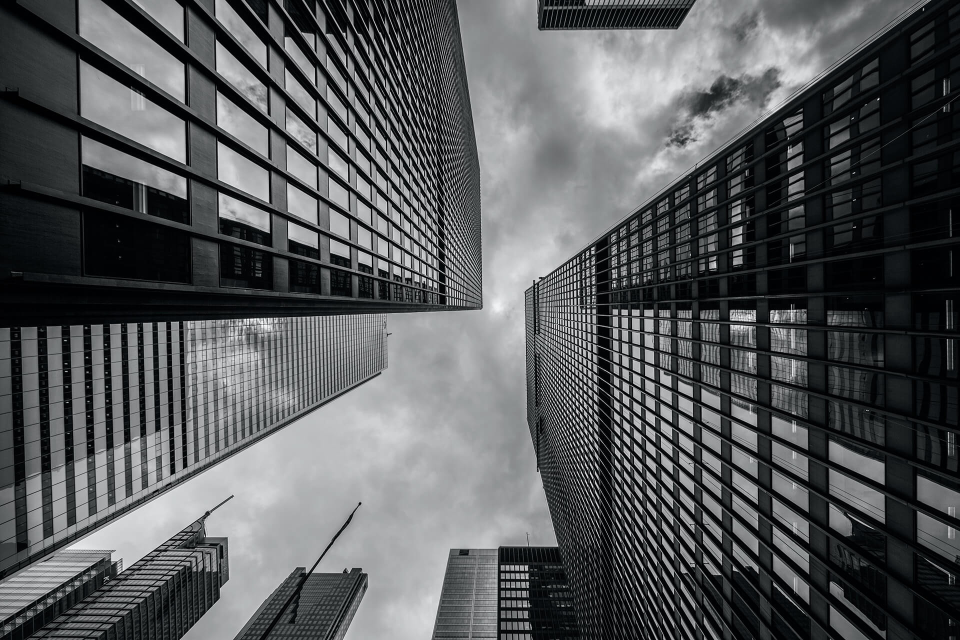
#> input picture media/galeria/original/cta-bg.jpg, 1920 x 1280 px, given in place of logo-removebg.png, which was not available (shown at 1/2 size)
$ python -i marca_daqua.py   (imports and definitions only)
#> lines starting #> are read from the running program, lines starting #| are printed output that depends on the picture; pictures that were not available may be replaced by others from this repository, and a replacement may not be noted
from PIL import Image


def inserir_logo(img):
#> called with img = '../../media/galeria/original/cta-bg.jpg'
    logo = Image.open("logo-removebg.png").convert("RGBA")
    logo.show()
    imagem = Image.open(img).convert("RGBA")
    imagem.show()
    resized_logo = logo.resize((round(300), round(300)))
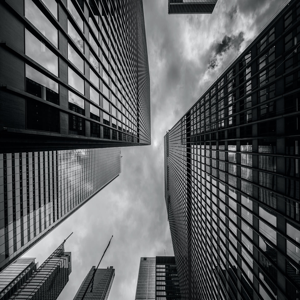
#> resized_logo: PIL image 300x300 RGBA; mean R, G, B, A 87.3, 89.2, 91, 255
    resized_imagem = imagem.resize((round(1200), round(695)))
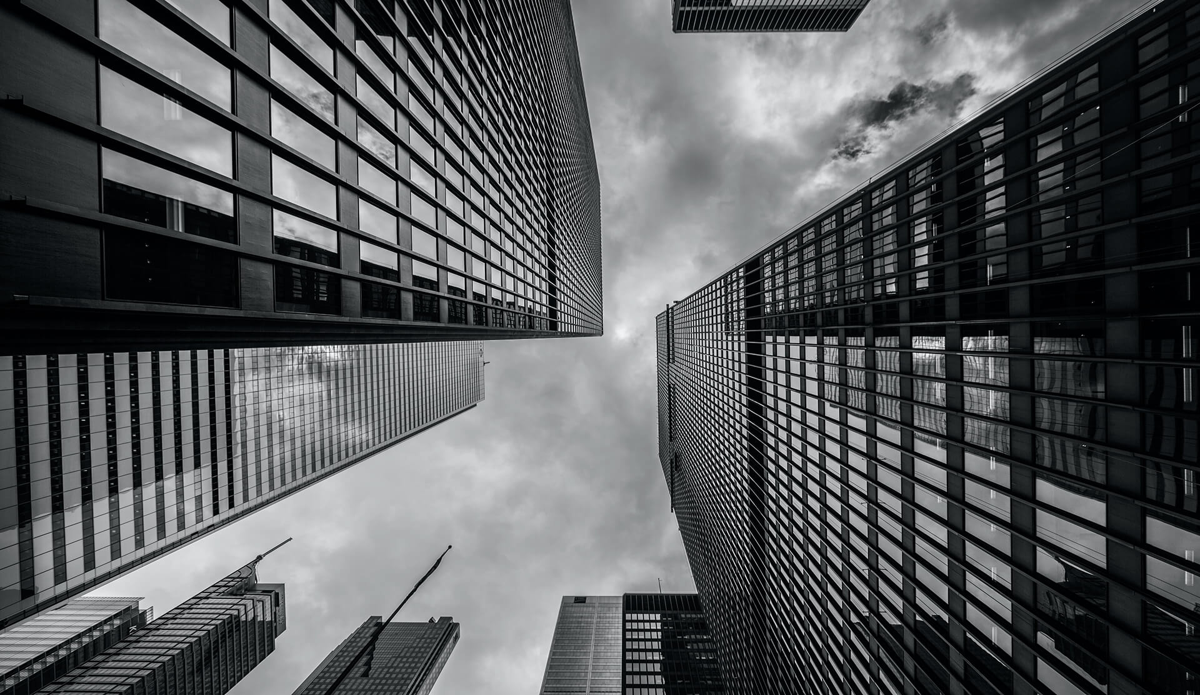
#> resized_imagem: PIL image 1200x695 RGBA; mean R, G, B, A 87.3, 89.2, 91, 255
    resized_imagem.paste(resized_logo, (900, 350), mask=resized_logo)
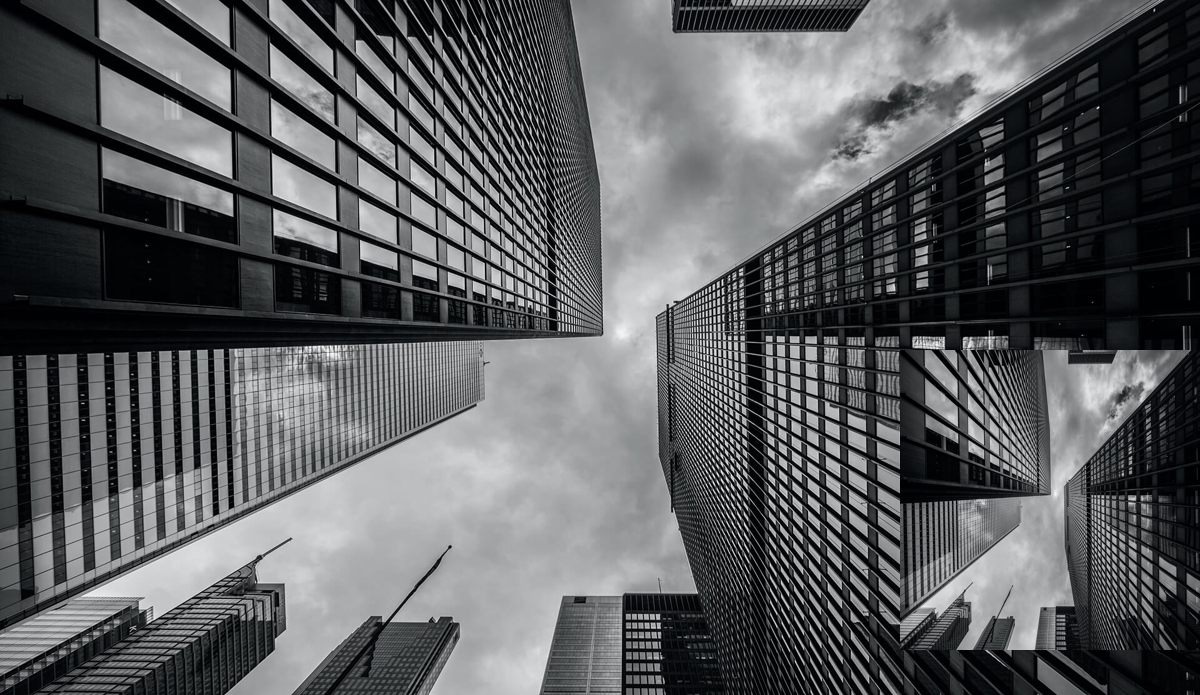
#> resized_imagem: PIL image 1200x695 RGBA; mean R, G, B, A 91.6, 93.5, 95.2, 255
    resized_imagem.save(img)

>>> result = inserir_logo('../../media/galeria/original/cta-bg.jpg')

$ run again, on media/galeria/original/hero-bg.jpg
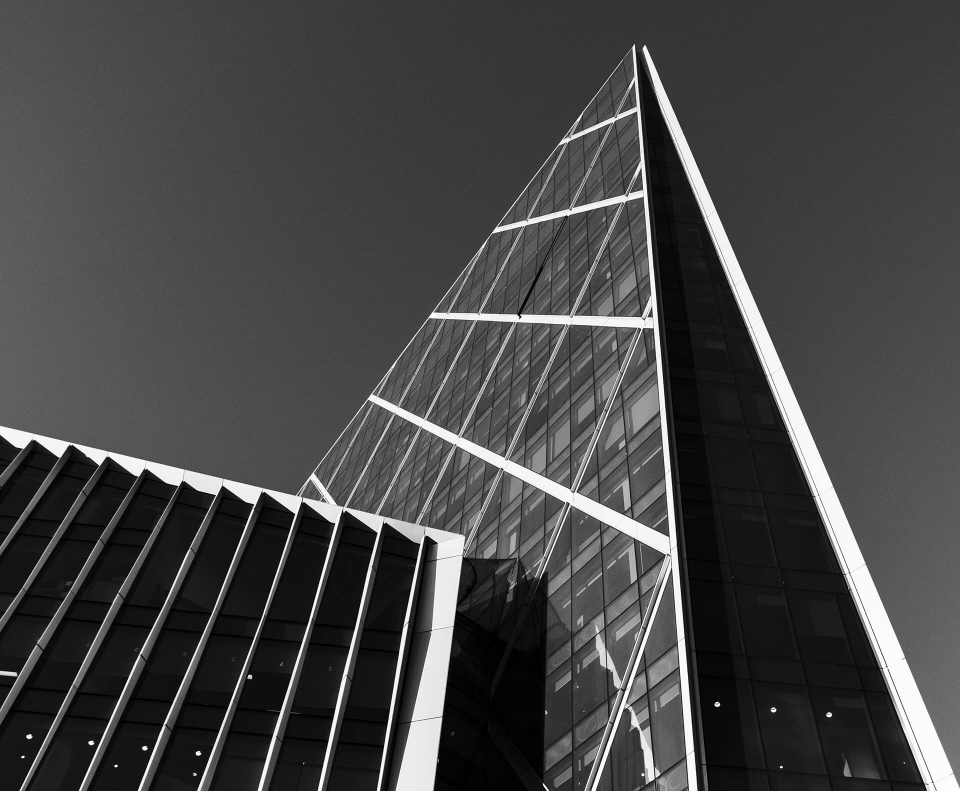
#> input picture media/galeria/original/hero-bg.jpg, 1920 x 1582 px, given in place of logo-removebg.png, which was not available (shown at 1/2 size)
#> in inserir_logo, `resized_logo = logo.resize((round(300), round(300)))`:
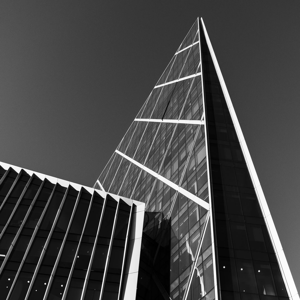
#> resized_logo: PIL image 300x300 RGBA; mean R, G, B, A 69.2, 69.2, 69.2, 255
#> in inserir_logo, `resized_imagem.paste(resized_logo, (900, 350), mask=resized_logo)`:
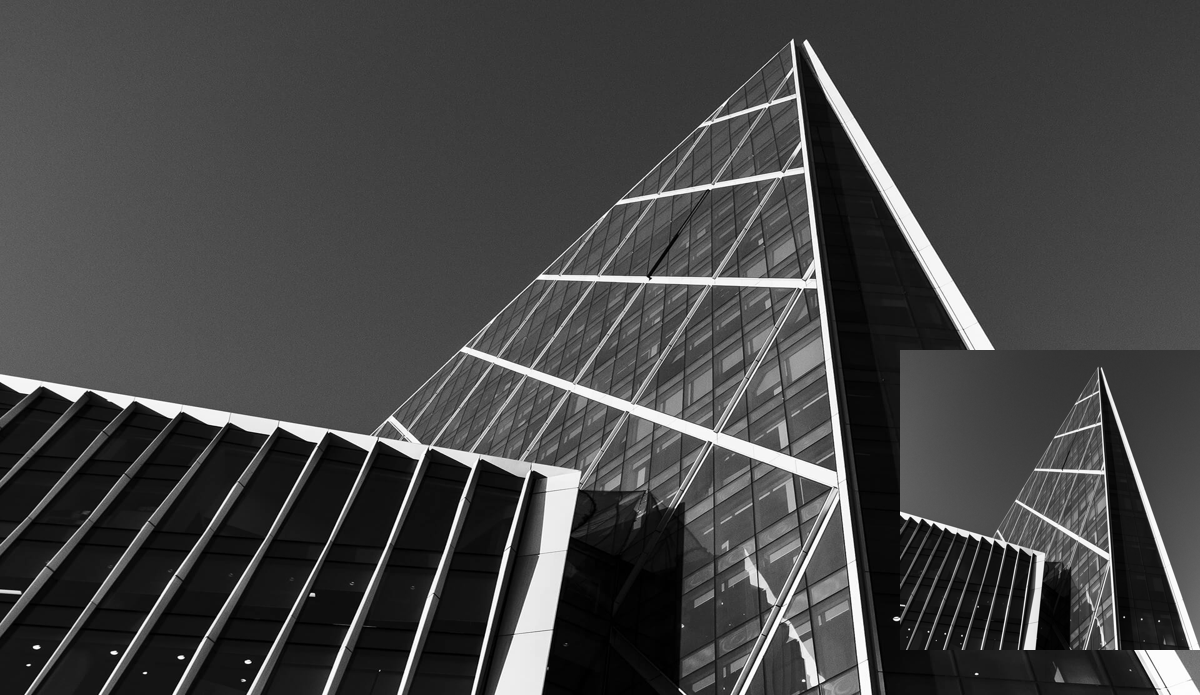
#> resized_imagem: PIL image 1200x695 RGBA; mean R, G, B, A 69.1, 69.1, 69.1, 255
